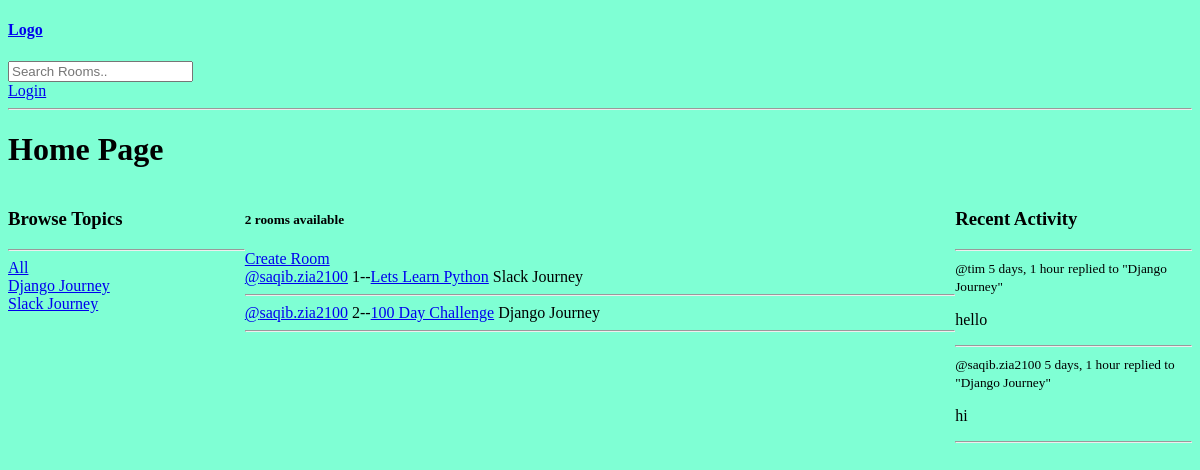
Before: / with the older database file.
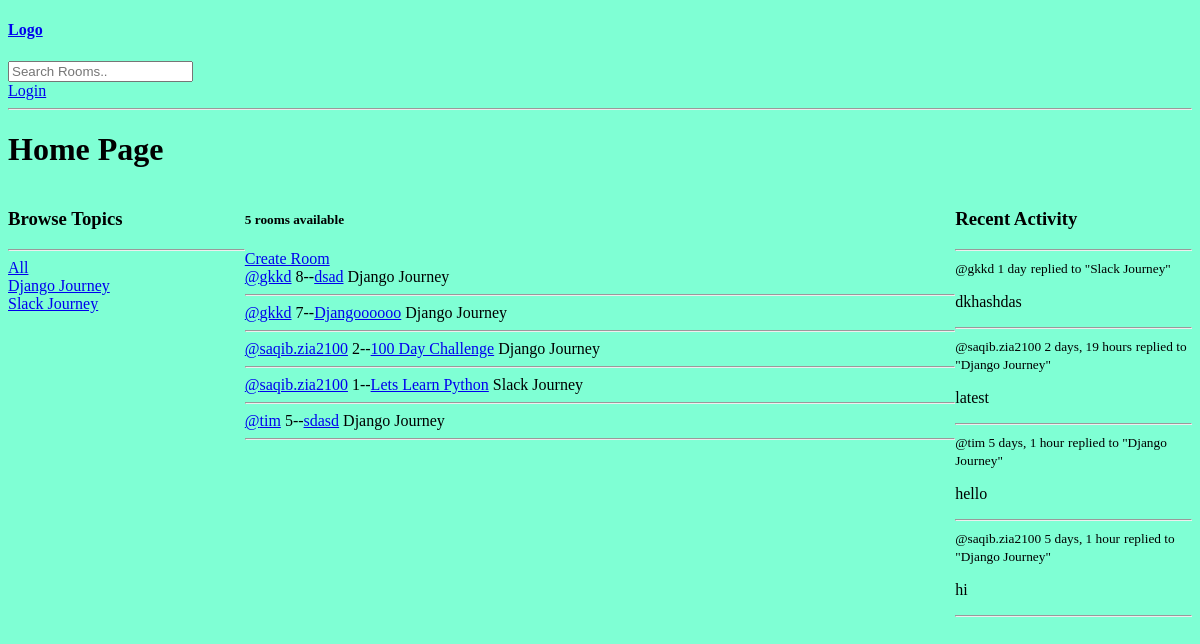
After: the same page with the newer database file.
### base/models.py (models this page shows, shortened)
class Topic(models.Model):
    name = models.CharField(max_length = 200)
    def __str__(self):
        return self.name

class Room(models.Model):
    host = models.ForeignKey(User,on_delete = models.SET_NULL,null = True)
    topic = models.ForeignKey(Topic,on_delete = models.SET_NULL,null = True)
    participants = models.ManyToManyField(User,blank= True,related_name = 'participants')
    name = models.CharField(max_length = 200)
    description = models.TextField(null = True,blank = True)
    created_at = models.DateTimeField(auto_now_add = True)
    updated_at = models.DateTimeField(auto_now = True)
    class Meta:
        ordering = ["-updated_at","-created_at"]

class Message(models.Model):
    user = models.ForeignKey(User,on_delete = models.CASCADE)
    room = models.ForeignKey(Room, on_delete = models.CASCADE)
    body = models.TextField()
    created_at = models.DateTimeField(auto_now_add = True)
    updated_at = models.DateTimeField(auto_now = True)
    class Meta:
        ordering = ['-updated_at','-created_at']
    def __str__(self):
        return self.body[:50]

### base/views.py (the view)
# urls.py: path('',views.home,name = "home"),
def home(request):
    q = request.GET.get('q') if request.GET.get('q') != None else ''
    rooms = Room.objects.filter(
        Q(topic__name__icontains=q)|
        Q(name__icontains=q)|
        Q(description__icontains = q)
        )
    room_count = rooms.count()
    topics = Topic.objects.all()
    room_messages = Message.objects.filter(Q(room__topic__name__icontains = q))
    context  = {'rooms':rooms,'topics':topics,'room_count':room_count,'room_messages':room_messages}
    return render(request,'base/home.html',context)

### base/Templates/base/home.html (shortened to what this page needs)
{% extends 'main.html' %}
{% block content %}
<h1>Home Page</h1>
<div class = "home-container">
    <div>
       {% include 'base/topics_component.html' %}
    </div>
    <div>
        <h5>{{ room_count }} rooms available</h5>
        <a href = '{% url "create_room" %}'>Create Room</a>
        {% include 'base/feed_component.html' %}
    </div>
    <div>
       {% include 'base/activity_component.html' %}
    </div>
{% endblock content %}

### base/Templates/base/topics_component.html
<h3>Browse Topics</h3>
<hr>
<div>
    <a href = "{% url 'home' %}">All</a>
</div>
{% for topic in topics %}
    <div>
        <a href = "{%url 'home' %}?q={{topic.name}} ">{{topic.name}}</a>
    </div
{% endfor %}

### base/Templates/base/feed_component.html (shortened to what this page needs)
<div>
    {% for room in rooms %}
    <div>
        <a href = "{% url 'user_profile' room.host.id %}">@{{room.host.username}}</a>
        {{room.id}}--<a href = "{%url 'room' room.id%}">{{room.name}}</a>
        <span>
            {{room.topic.name}}
        </span>
        <hr>
    </div>
    {% endfor %}
</div>

### base/Templates/base/activity_component.html (shortened to what this page needs)
<h3>Recent Activity</h3>
<hr>
{% for rmessage in room_messages  %}
<div>
    <small>@{{rmessage.user}} {{rmessage.created_at|timesince}}</small>
    <small>replied to "{{rmessage.room.topic}}"</small>
    <p>{{rmessage}}</p>
</div>
<hr>
{% endfor %}

Changed rows visible on the page:
added Room: host.username "gkkd", id "8", name "dsad", topic.name "Django Journey"
added Room: host.username "gkkd", id "7", name "Djangoooooo", topic.name "Django Journey"
changed Room "100 Day Challenge": moves up the list
added Room: host.username "tim", id "5", name "sdasd", topic.name "Django Journey"
added Message: user "gkkd", created_at "1 day", room.topic "Slack Journey", body "dkhashdas"
added Message: user "saqib.zia2100", created_at "2 days, 19 hours", room.topic "Django Journey", body "latest"
Other visible differences:
{{ room_count }}: "2" → "5"
